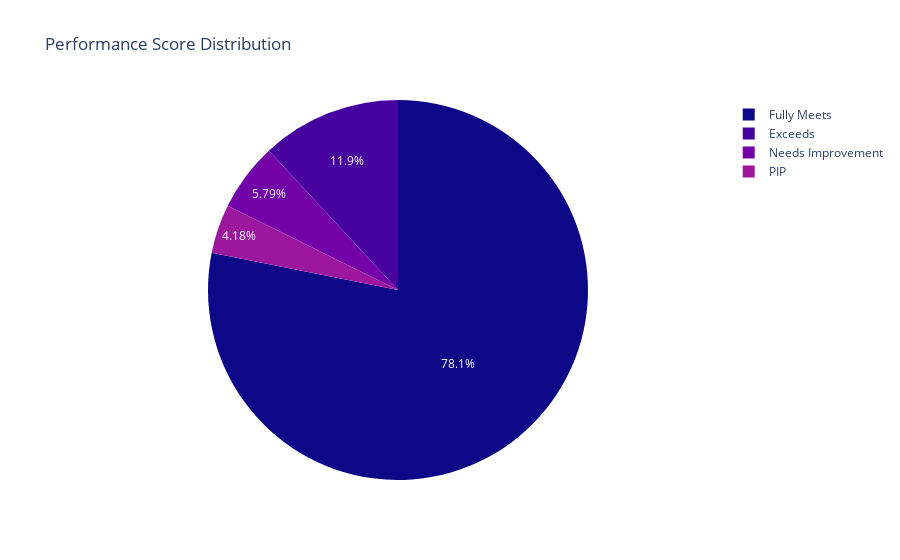

The cell this chart's notebook holds for it:
### Markdown cell above
Description: Displays counts of employees based on performance scores.

Insights: Reveals the distribution of performance ratings across the organization.

### Code cell
# Pie chart for Performance Score
performance_counts = df['PerformanceScore'].value_counts()
fig = px.pie(values=performance_counts.values, 
             names=performance_counts.index, 
             title='Performance Score Distribution',
             color_discrete_sequence=px.colors.sequential.Plasma)
fig.show()

### Figure 1 — Plotly figure (JSON) as saved in the notebook; plotly's stock layout.template omitted (floating-point values rounded to 4 significant figures)
{"data": [{"domain": {"x": [0.0, 1.0], "y": [0.0, 1.0]}, "hovertemplate": "label=%{label}<br>value=%{value}<extra></extra>", "labels": ["Fully Meets", "Exceeds", "Needs Improvement", "PIP"], "legendgroup": "", "name": "", "showlegend": true, "values": [243, 37, 18, 13], "type": "pie"}], "layout": {"legend": {"tracegroupgap": 0}, "title": {"text": "Performance Score Distribution"}, "piecolorway": ["#0d0887", "#46039f", "#7201a8", "#9c179e", "#bd3786", "#d8576b", "#ed7953", "#fb9f3a", "#fdca26", "#f0f921"]}}
